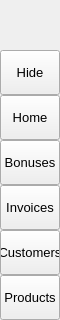
        <widget class="QFrame" name="leftMenuBg">
         <property name="minimumSize">
          <size>
           <width>60</width>
           <height>0</height>
          </size>
         </property>
         <property name="maximumSize">
          <size>
           <width>60</width>
           <height>16777215</height>
          </size>
         </property>
         <property name="frameShape">
          <enum>QFrame::NoFrame</enum>
         </property>
         <property name="frameShadow">
          <enum>QFrame::Raised</enum>
         </property>
         <layout class="QVBoxLayout" name="verticalLayout_3">
          <property name="spacing">
           <number>0</number>
          </property>
          <property name="leftMargin">
           <number>0</number>
          </property>
          <property name="topMargin">
           <number>0</number>
          </property>
          <property name="rightMargin">
           <number>0</number>
          </property>
          <property name="bottomMargin">
           <number>0</number>
          </property>
          <item>
           <widget class="QFrame" name="topLogoInfo">
            <property name="minimumSize">
             <size>
              <width>0</width>
              <height>50</height>
             </size>
            </property>
            <property name="maximumSize">
             <size>
              <width>16777215</width>
              <height>50</height>
             </size>
            </property>
            <property name="frameShape">
             <enum>QFrame::NoFrame</enum>
            </property>
            <property name="frameShadow">
             <enum>QFrame::Raised</enum>
            </property>
            <widget class="QFrame" name="topLogo">
             <property name="geometry">
              <rect>
               <x>10</x>
               <y>5</y>
               <width>42</width>
               <height>42</height>
              </rect>
             </property>
             <property name="minimumSize">
              <size>
               <width>42</width>
               <height>42</height>
              </size>
             </property>
             <property name="maximumSize">
              <size>
               <width>42</width>
               <height>42</height>
              </size>
             </property>
             <property name="styleSheet">
              <string notr="true">background-image: url(:/images/images/images/python_42x42.png);</string>
             </property>
             <property name="frameShape">
              <enum>QFrame::NoFrame</enum>
             </property>
             <property name="frameShadow">
              <enum>QFrame::Raised</enum>
             </property>
            </widget>
           </widget>
          </item>
          <item>
           <widget class="QFrame" name="leftMenuFrame">
            <property name="frameShape">
             <enum>QFrame::NoFrame</enum>
            </property>
            <property name="frameShadow">
             <enum>QFrame::Raised</enum>
            </property>
            <layout class="QVBoxLayout" name="verticalMenuLayout">
             <property name="spacing">
              <number>0</number>
             </property>
             <property name="leftMargin">
              <number>0</number>
             </property>
             <property name="topMargin">
              <number>0</number>
             </property>
             <property name="rightMargin">
              <number>0</number>
             </property>
             <property name="bottomMargin">
              <number>0</number>
             </property>
             <item>
              <widget class="QFrame" name="toggleBox">
               <property name="maximumSize">
                <size>
                 <width>16777215</width>
                 <height>45</height>
                </size>
               </property>
               <property name="frameShape">
                <enum>QFrame::NoFrame</enum>
               </property>
               <property name="frameShadow">
                <enum>QFrame::Raised</enum>
               </property>
               <layout class="QVBoxLayout" name="verticalLayout_4">
                <property name="spacing">
                 <number>0</number>
                </property>
                <property name="leftMargin">
                 <number>0</number>
                </property>
                <property name="topMargin">
                 <number>0</number>
                </property>
                <property name="rightMargin">
                 <number>0</number>
                </property>
                <property name="bottomMargin">
                 <number>0</number>
                </property>
                <item>
                 <widget class="QPushButton" name="toggleButton">
                  <property name="sizePolicy">
                   <sizepolicy hsizetype="Expanding" vsizetype="Fixed">
                    <horstretch>0</horstretch>
                    <verstretch>0</verstretch>
                   </sizepolicy>
                  </property>
                  <property name="minimumSize">
                   <size>
                    <width>0</width>
                    <height>45</height>
                   </size>
                  </property>
                  <property name="font">
                   <font>
                    <family>Segoe UI</family>
                    <pointsize>10</pointsize>
                    <italic>false</italic>
                    <bold>false</bold>
                   </font>
                  </property>
                  <property name="cursor">
                   <cursorShape>PointingHandCursor</cursorShape>
                  </property>
                  <property name="layoutDirection">
                   <enum>Qt::LeftToRight</enum>
                  </property>
                  <property name="styleSheet">
                   <string notr="true">background-image: url(:/icons/images/icons/icon_menu.png);</string>
                  </property>
                  <property name="text">
                   <string>Hide</string>
                  </property>
                 </widget>
                </item>
               </layout>
              </widget>
             </item>
             <item alignment="Qt::AlignTop">
              <widget class="QFrame" name="topMenu">
               <property name="frameShape">
                <enum>QFrame::NoFrame</enum>
               </property>
               <property name="frameShadow">
                <enum>QFrame::Raised</enum>
               </property>
               <layout class="QVBoxLayout" name="verticalLayout_8">
                <property name="spacing">
                 <number>0</number>
                </property>
                <property name="leftMargin">
                 <number>0</number>
                </property>
                <property name="topMargin">
                 <number>0</number>
                </property>
                <property name="rightMargin">
                 <number>0</number>
                </property>
                <property name="bottomMargin">
                 <number>0</number>
                </property>
                <item>
                 <widget class="QPushButton" name="btn_home">
                  <property name="sizePolicy">
                   <sizepolicy hsizetype="Expanding" vsizetype="Fixed">
                    <horstretch>0</horstretch>
                    <verstretch>0</verstretch>
                   </sizepolicy>
                  </property>
                  <property name="minimumSize">
                   <size>
                    <width>0</width>
                    <height>45</height>
                   </size>
                  </property>
                  <property name="font">
                   <font>
                    <family>Segoe UI</family>
                    <pointsize>10</pointsize>
                    <italic>false</italic>
                    <bold>false</bold>
                   </font>
                  </property>
                  <property name="cursor">
                   <cursorShape>PointingHandCursor</cursorShape>
                  </property>
                  <property name="layoutDirection">
                   <enum>Qt::LeftToRight</enum>
                  </property>
                  <property name="styleSheet">
                   <string notr="true">background-image: url(:/icons/images/icons/cil-home.png);</string>
                  </property>
                  <property name="text">
                   <string>Home</string>
                  </property>
                 </widget>
                </item>
                <item>
                 <widget class="QPushButton" name="btn_bonuses">
                  <property name="sizePolicy">
                   <sizepolicy hsizetype="Expanding" vsizetype="Fixed">
                    <horstretch>0</horstretch>
                    <verstretch>0</verstretch>
                   </sizepolicy>
                  </property>
                  <property name="minimumSize">
                   <size>
                    <width>0</width>
                    <height>45</height>
                   </size>
                  </property>
                  <property name="font">
                   <font>
                    <family>Segoe UI</family>
                    <pointsize>10</pointsize>
                    <italic>false</italic>
                    <bold>false</bold>
                   </font>
                  </property>
                  <property name="cursor">
                   <cursorShape>PointingHandCursor</cursorShape>
                  </property>
                  <property name="layoutDirection">
                   <enum>Qt::LeftToRight</enum>
                  </property>
                  <property name="styleSheet">
                   <string notr="true">background-image: url(:/icons/images/icons/gift.svg);</string>
                  </property>
                  <property name="text">
                   <string>Bonuses</string>
                  </property>
                 </widget>
                </item>
                <item>
                 <widget class="QPushButton" name="btn_invoices">
                  <property name="sizePolicy">
                   <sizepolicy hsizetype="Expanding" vsizetype="Fixed">
                    <horstretch>0</horstretch>
                    <verstretch>0</verstretch>
                   </sizepolicy>
                  </property>
                  <property name="minimumSize">
                   <size>
                    <width>0</width>
                    <height>45</height>
                   </size>
                  </property>
                  <property name="font">
                   <font>
                    <family>Segoe UI</family>
                    <pointsize>10</pointsize>
                    <italic>false</italic>
                    <bold>false</bold>
                   </font>
                  </property>
                  <property name="cursor">
                   <cursorShape>PointingHandCursor</cursorShape>
                  </property>
                  <property name="layoutDirection">
                   <enum>Qt::LeftToRight</enum>
                  </property>
                  <property name="styleSheet">
                   <string notr="true">background-image: url(:/icons/images/icons/cil-featured-playlist.png);</string>
                  </property>
                  <property name="text">
                   <string>Invoices</string>
                  </property>
                 </widget>
                </item>
                <item>
                 <widget class="QPushButton" name="btn_customers">
                  <property name="sizePolicy">
                   <sizepolicy hsizetype="Expanding" vsizetype="Fixed">
                    <horstretch>0</horstretch>
                    <verstretch>0</verstretch>
                   </sizepolicy>
                  </property>
                  <property name="minimumSize">
                   <size>
                    <width>0</width>
                    <height>45</height>
                   </size>
                  </property>
                  <property name="font">
                   <font>
                    <family>Segoe UI</family>
                    <pointsize>10</pointsize>
                    <italic>false</italic>
                    <bold>false</bold>
                   </font>
                  </property>
                  <property name="cursor">
                   <cursorShape>PointingHandCursor</cursorShape>
                  </property>
                  <property name="layoutDirection">
                   <enum>Qt::LeftToRight</enum>
                  </property>
                  <property name="styleSheet">
                   <string notr="true">background-image: url(:/icons/images/icons/cil-people.png);</string>
                  </property>
                  <property name="text">
                   <string>Customers</string>
                  </property>
                 </widget>
                </item>
                <item>
                 <widget class="QPushButton" name="btn_products">
                  <property name="sizePolicy">
                   <sizepolicy hsizetype="Expanding" vsizetype="Fixed">
                    <horstretch>0</horstretch>
                    <verstretch>0</verstretch>
                   </sizepolicy>
                  </property>
                  <property name="minimumSize">
                   <size>
                    <width>0</width>
                    <height>45</height>
                   </size>
                  </property>
                  <property name="font">
                   <font>
                    <family>Segoe UI</family>
                    <pointsize>10</pointsize>
                    <italic>false</italic>
                    <bold>false</bold>
                   </font>
                  </property>
                  <property name="cursor">
                   <cursorShape>PointingHandCursor</cursorShape>
                  </property>
                  <property name="layoutDirection">
                   <enum>Qt::LeftToRight</enum>
                  </property>
                  <property name="styleSheet">
                   <string notr="true">background-image: url(:/icons/images/icons/cil-cart.png);</string>
                  </property>
                  <property name="text">
                   <string>Products</string>
                  </property>
                 </widget>
                </item>
               </layout>
              </widget>
             </item>
             <item alignment="Qt::AlignBottom">
              <widget class="QFrame" name="bottomMenu">
               <property name="frameShape">
                <enum>QFrame::NoFrame</enum>
               </property>
               <property name="frameShadow">
                <enum>QFrame::Raised</enum>
               </property>
               <layout class="QVBoxLayout" name="verticalLayout_9">
                <property name="spacing">
                 <number>0</number>
                </property>
                <property name="leftMargin">
                 <number>0</number>
                </property>
                <property name="topMargin">
                 <number>0</number>
                </property>
                <property name="rightMargin">
                 <number>0</number>
                </property>
                <property name="bottomMargin">
                 <number>0</number>
                </property>
               </layout>
              </widget>
             </item>
            </layout>
           </widget>
          </item>
         </layout>
        </widget>
